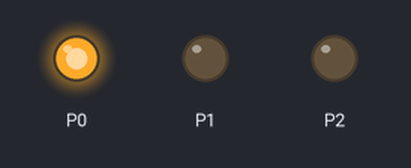
The program below on a simulated BBC micro:bit running MicroPython. Parts: output pins drawn as LEDs (lit = HIGH).

Above: at 0.2 s.
At 0.7 s:
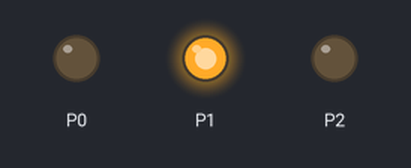
At 2.7 s:
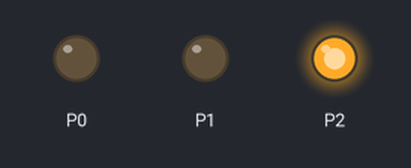
Timing chart, 0 to 3.5 s (numbered marks = the images above):
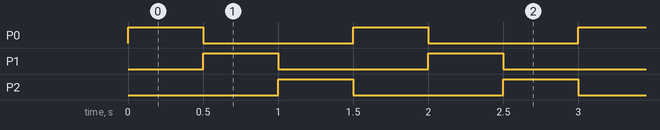

The program:

ledSwitchColours.py
```python
from microbit import *

while True:
    pin0.write_digital(1)
    sleep(500)
    pin0.write_digital(0)
    pin1.write_digital(1)
    sleep(500)
    pin1.write_digital(0)
    pin2.write_digital(1)
    sleep(500)
    pin2.write_digital(0)
```

Measured:
- by itself, P0–2: alternates HIGH for 0.50 s and LOW for 1.0 s
